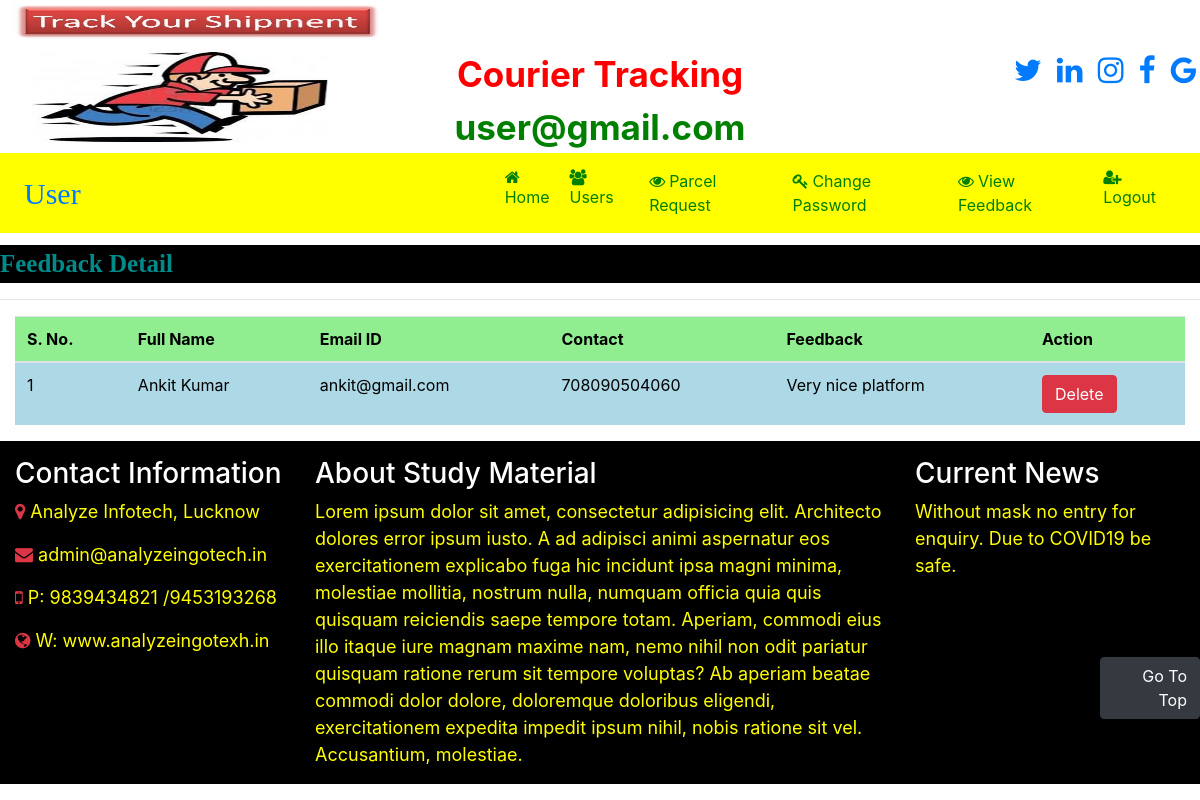
/view_feedback (signed in), run on the app's committed database.
### courier/models.py (models this page shows)
class Feedback(models.Model):
    feedback_name = models.CharField(max_length=20,null=True)
    feedback_contact = models.CharField(max_length=30, null=True)
    feedback_email = models.CharField(max_length=10,null=True)
    feedback_comment = models.CharField(max_length=15,null=True)

### courier/views.py (the view)
# urls.py: path('view_feedback',view_feedback,name="view_feedback"),
def view_feedback(request):
    if not request.user.is_authenticated:
        return redirect('admin_login')
    data = Feedback.objects.all()
    d = {'data':data}
    return render(request,'view_feedback.html',d)

### courier/templates/view_feedback.html
{% include 'admin_navigation.html' %}
{% load static %}
{% block body %}
<marquee behavior="alternate" style="font-family: 'Monotype Corsiva'; font-size:25px; color:darkcyan; background-color:black; font-weight:bold; margin-top:1%">
     Feedback Detail
</marquee>
<hr>
<div class="container-fluid">
<table class="table table-hover " id="example">
    <thead>
    <tr style="background-color: lightgreen; color : black">
        <th>S. No.</th>
        <th>Full Name</th>
        <th>Email ID</th>
        <th>Contact</th>
        <th>Feedback</th>
        <th>Action</th>
    </tr>
    </thead>
    <tbody style="background-color:lightblue; color: black">
    {% for i in data %}
    <tr>
        <td>{{forloop.counter}}</td>
        <td>{{i.feedback_name}}</td>
        <td>{{i.feedback_email}}</td>
        <td>{{i.feedback_contact}}</td>
        <td>{{i.feedback_comment}}</td>
        <td><a href="{% url 'delete_feedback' i.id %}" class="btn btn-danger" onclick="return confirm('Are you Sure?')">Delete</a> </td>
    </tr>
    {% endfor %}
    </tbody>
</table>
</div>
{% endblock %}
{% include 'footer.html' %}

### courier/templates/admin_navigation.html (shortened to what this page needs)
<html>
<head>
    {% load static %}
  <link rel="stylesheet" href="https://maxcdn.bootstrapcdn.com/bootstrap/4.5.2/css/bootstrap.min.css">
 <link rel="stylesheet" href="https://cdnjs.cloudflare.com/ajax/libs/font-awesome/4.7.0/css/font-awesome.min.css">
</head>
<body>
<div >
    <div class="row">
        <div class="col-sm-3 ">
                  <img src="{% static 'images/cr3.jpg' %}" width="380px" height="150px" title="Courier Tracking">
        </div>
        <div class="col-sm-6 mt-5 text-center">
                  <span style="font-weight: bold; font-size:35px">
                        <span style="color:red">Courier Tracking</span>
                        <span style="color:green">{{request.user}}</span>
                  </span>
        </div>
        <div class="col-sm-3 mt-5" style="padding-left:8%">
            <span style="font-weight:bold ; font-size:30px">
                <span><a href="https://twitter.com/" target="_blank"> <i class="fa fa-twitter pl-2"></i></a></span>
                <span><a href="https://in.linkedin.com/" target="_blank"><i class="fa fa-linkedin pl-2"></i></a></span>
                <span><a href="https://www.instagram.com/" target="_blank"><i class="fa fa-instagram pl-2"></i></a></span>
                <span><a href="https://www.facebook.com/" target="_blank"><i class="fa fa-facebook pl-2"></i></a></span>
                <span><a href="https://www.google.com/" target="_blank"><i class="fa fa-google pl-2"></i></a></span>
            </span>
        </div>
    </div>
</div>
<nav class="navbar navbar-expand-sm" style="background-color:yellow">
    <a class="navbar-brand text-red pl-2 font-weight" style="font-family:'elephant'; font-size:30px">{{request.user.first_name}}</a>
<ul class="navbar-nav">
    <li class="nav-item">
        <a class="nav-link" href="{% url 'admin_home' %}" style="margin-left:400px"><i class="fa fa-home mr-2"></i>Home</a>
    </li>
    <li class="nav-item">
        <a class="nav-link" href="{% url 'view_users' %}"><i class="fa fa-users mr-1"></i>Users</a>
    </li>
    <li class="nav-item">
        <a class="nav-link" href="{% url 'view_parcel_admin' %}"><i class="fa fa-eye mr-1"></i>Parcel Request</a>
    </li>
    <li class="nav-item">
        <a class="nav-link" href="{% url 'change_passwordadmin' %}"><i class="fa fa-key mr-1"></i>Change Password</a>
    </li>
    <li class="nav-item">
        <a class="nav-link" href="{% url 'view_feedback' %}"><i class="fa fa-eye mr-1"></i>View Feedback</a>
    </li>
    <li class="nav-item">
        <a class="nav-link" href="{% url 'Logout' %}"><i class="fa fa-user-plus mr-1"></i>Logout</a>
    </li>
</ul>
</nav>
</body>
</html>

### courier/templates/admin_navigation.html (style rules this page uses)
.nav-link { color:green !important; margin-right: 4px }

### data on the page
Feedback: feedback_name "Ankit Kumar", feedback_email "ankit@gmail.com", feedback_contact "708090504060", feedback_comment "Very nice platform"

### other printed values
{{ request.user }} "user@gmail.com"
{{ request.user.first_name }} "User"
